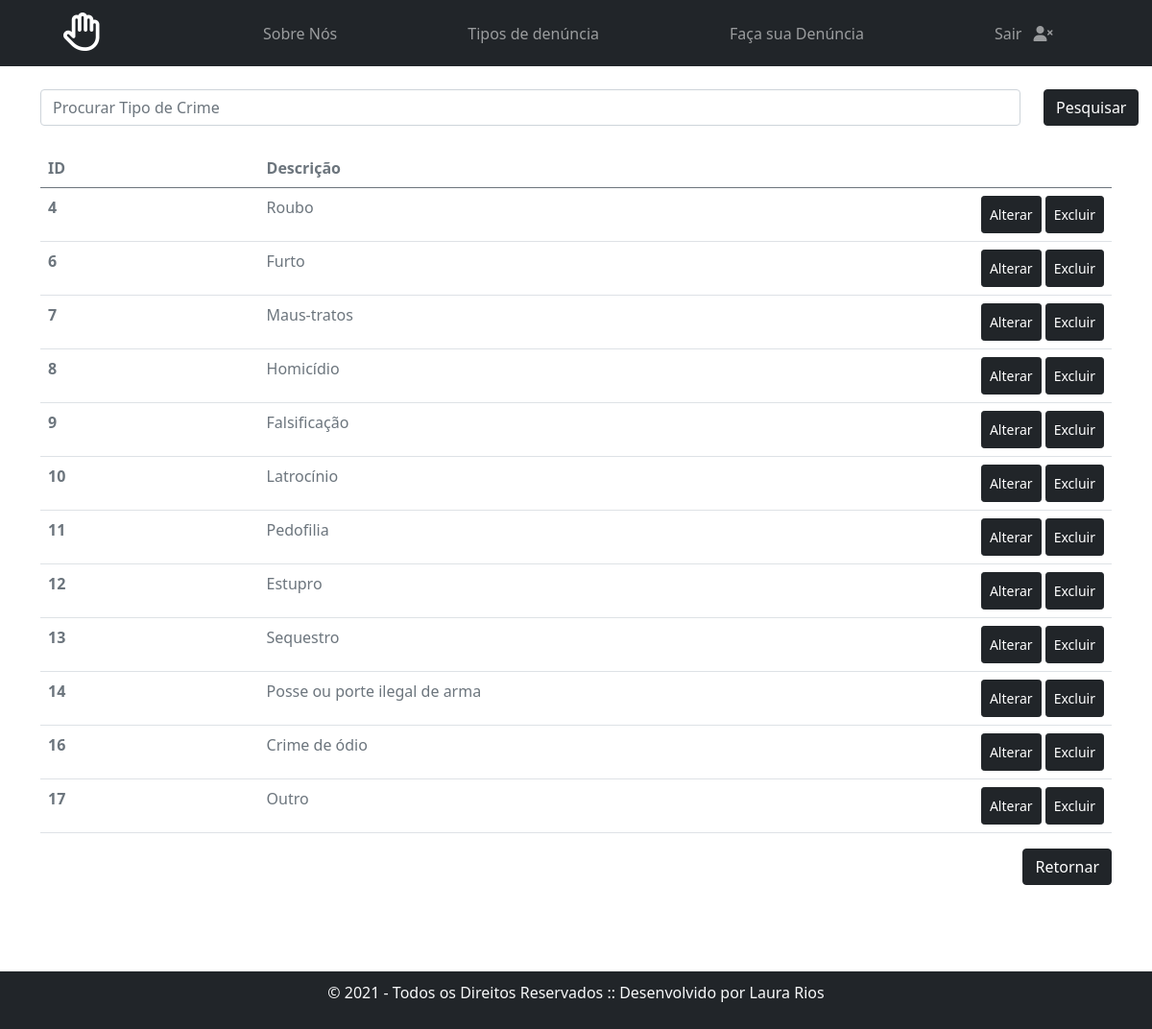
Page /crud_crime.php (signed in) on the committed database.
### tables this page shows
CREATE TABLE `tipo_crime` (
  `idCrime` int(11) NOT NULL,
  `desTipoCrime` varchar(45) NOT NULL
);

### crud_crime.php (the view, shortened to what this page needs)
<!doctype html>
<html lang="pt-BR">
  <head>
    <link href="css/bootstrap.min.css" rel="stylesheet">
    <link href="fontawesome/css/all.css" rel="stylesheet">
  </head>
  <body>
  <nav class="navbar mb-4 navbar-expand-lg navbar-dark bg-dark">
    <div class="container">
      <a class="navbar-brand" href="index.php"><i class="far px-4 fa-hand-paper fa-2x"></i></a>
      <div class="collapse navbar-collapse" id="navbarSupportedContent">
        <ul class="navbar-nav me-auto mb-2 mb-lg-0">
          <li class="nav-item">
            <a class="nav-link" href="index.php#sobre">Sobre Nós</a>
          </li>
          <li class="nav-item">
            <a class="nav-link" href="index.php#tipos">Tipos de denúncia</a>
          </li>
          <li class="nav-item">
            <a class="nav-link" href="index.php#formulario">Faça sua Denúncia</a>
          </li>
          <li class="nav-item">
            <a class="nav-link"  href="sair.php">Sair <i class="fas fa-user-times mx-2 fa-1x "></i></a>
          </li>
        </ul>
      </div>
    </div>
  </nav>
	  <?php
	  if (isset($_POST['pesquisa'])) {
	  	$busca = $_POST['pesquisa'];
	  }	else {
	  	$busca = '';
	  }
	  include "conexao.php";
	  $sql = "SELECT * FROM tipo_crime WHERE desTipoCrime LIKE '%$busca%'";
	  $dados = mysqli_query($conn, $sql);
	  ?>
  	<div class="container">
  		<div class="row mb-4">
  			<div class="col-11">
  		<form class="form-inline" action="crud_crime.php" method="POST">
			<input class="form-control" type="search" name="pesquisa" placeholder="Procurar Tipo de Crime" aria-label = "Search" autofocus>
			</div>
			<div class="col-1">
			<button class="btn btn-dark " type="submit">Pesquisar</button>
			</div>
		</div>
	</div>
	<div class="container" style="min-height: 353px;">
		  <table class="table table-hover text-muted">
		    <thead>
		      <tr>
		        <th scope="col">ID</th>
            <th scope="col"></th>
            <th scope="col"></th>
            <th scope="col"></th>
            <th scope="col"></th>
		        <th scope="col">Descrição</th>
            <th scope="col"></th>
		      </tr>
		    </thead>
		    <tbody>
		    	<?php
		    			  while ($linha = mysqli_fetch_assoc($dados)) {
  						  	  $idCrime = $linha['idCrime'];
  						  	  $desTipoCrime = $linha['desTipoCrime'];
					          echo "  <tr>
								        <th scope='row'>$idCrime</th>
                        <td></td>
                        <td></td>
                        <td></td>
                        <td></td>
								        <td>$desTipoCrime</td>
								        <td class='text-end'>
								        	<a href = 'alterar_crime.php?idCrime=$idCrime' class = ' p-2 btn btn-dark btn-sm'>Alterar</a>
								        	<a href = '#' class = 'p-2 btn btn-dark btn-sm' data-bs-toggle='modal' data-bs-target='#confirmarexclusao'
                          onclick=" . '"' ."pegar_dados($idCrime, '$desTipoCrime')" .'"'.">Excluir</a>
								        </td>
								      </tr>";
						  }
		    	?>
		    </tbody>
		  </table>
	</div>
  <div class="container text-end">
    <a class="btn btn-dark " href="adm.php">Retornar</a>
  </div>
    <footer id="rodape" class=" bg-dark text-light container-fluid">
        <p>&copy; 2021 - Todos os Direitos Reservados :: Desenvolvido por Laura Rios</p>
    </footer>
  </body>
</html>

### crud_crime.php (style rules this page uses)
.nav-item { padding-left: 120px; }
.fa-hand-paper, .fa-user { color: #FFFFFF; }
#rodape { text-align: center; margin-top: 90px; padding: 10px; }

### rows in the picture
tipo_crime: idCrime "4", desTipoCrime "Roubo"
tipo_crime: idCrime "6", desTipoCrime "Furto"
tipo_crime: idCrime "7", desTipoCrime "Maus-tratos"
tipo_crime: idCrime "8", desTipoCrime "Homicídio"
tipo_crime: idCrime "9", desTipoCrime "Falsificação"
tipo_crime: idCrime "10", desTipoCrime "Latrocínio"
tipo_crime: idCrime "11", desTipoCrime "Pedofilia"
tipo_crime: idCrime "12", desTipoCrime "Estupro"
tipo_crime: idCrime "13", desTipoCrime "Sequestro"
tipo_crime: idCrime "14", desTipoCrime "Posse ou porte ilegal de arma"
tipo_crime: idCrime "16", desTipoCrime "Crime de ódio"
tipo_crime: idCrime "17", desTipoCrime "Outro"
